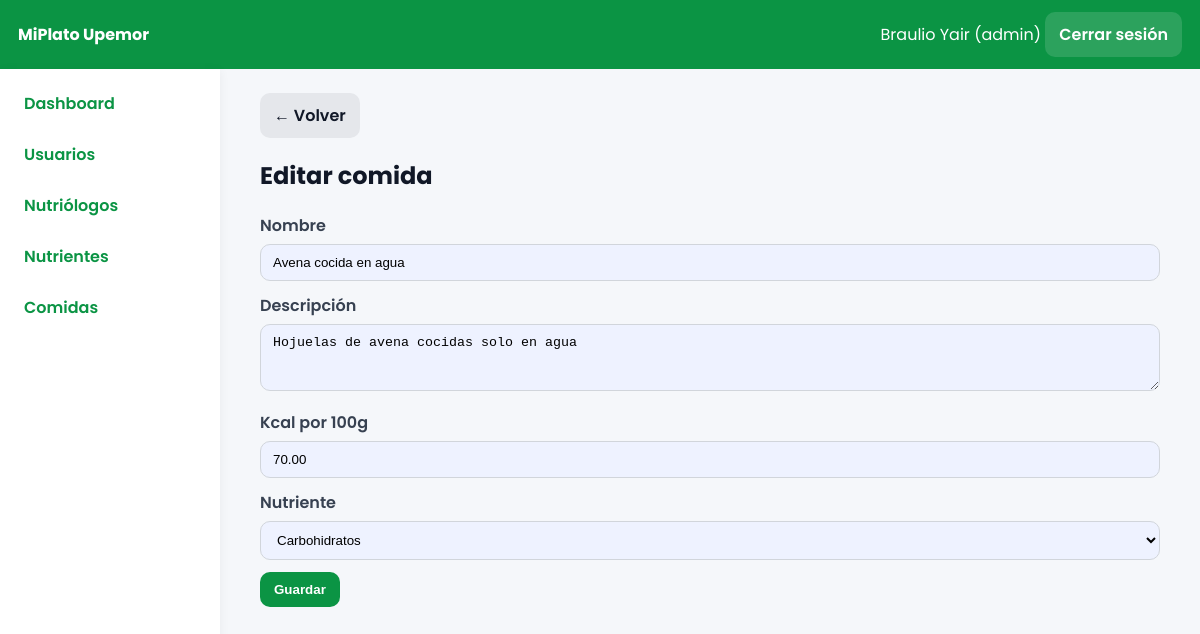
/index.php?controller=admin&action=comidaForm&id=21 (signed in), run on the app's committed database.
### tables this page shows
CREATE TABLE `comidas` (
  `id_comida` int(11) NOT NULL AUTO_INCREMENT,
  `nombre` varchar(150) NOT NULL,
  `descripcion` text DEFAULT NULL,
  `calorias_por_100g` decimal(7,2) NOT NULL DEFAULT 0.00,
  `id_nutriente` int(11) DEFAULT NULL,
  PRIMARY KEY (`id_comida`),
  KEY `comidas_ibfk_nutriente` (`id_nutriente`),
  CONSTRAINT `comidas_ibfk_nutriente` FOREIGN KEY (`id_nutriente`) REFERENCES `nutrientes` (`id_nutriente`) ON DELETE SET NULL ON UPDATE CASCADE
);

CREATE TABLE `nutrientes` (
  `id_nutriente` int(11) NOT NULL AUTO_INCREMENT,
  `nombre` varchar(120) NOT NULL,
  `calorias_por_gramo` decimal(6,2) NOT NULL DEFAULT 0.00,
  `unidad_medida` varchar(30) NOT NULL DEFAULT 'g',
  `tipo` varchar(60) NOT NULL DEFAULT 'macronutriente',
  PRIMARY KEY (`id_nutriente`)
);

### app/core/Controller.php (called while the page is built, shortened)
<?php
class Controller{
protected function view($file,$data=[]){$view=$file;extract($data);include __DIR__.'/../views/layout.php';}
protected function partial($file,$data=[]){extract($data);include __DIR__.'/../views/'.$file.'.php';}
}

### app/controllers/AdminController.php (called while the page is built, shortened)
<?php
require_once __DIR__.'/../models/User.php';require_once __DIR__.'/../models/Nutriente.php';require_once __DIR__.'/../models/Comida.php';require_once __DIR__.'/../models/EstudianteDetalle.php';
class AdminController extends Controller{
public function comidaForm()
{
    $id = $_GET['id'] ?? null;
    $c  = $id ? (new Comida())->find($id) : null;
    $nutrientes = (new Nutriente())->all();
    $this->view('admin/comidas/form', compact('c', 'nutrientes'));
}
}

### app/core/Router.php (called while the page is built)
<?php
class Router{public static function dispatch(){$c=$_GET['controller']??'auth';$a=$_GET['action']??'login';$cn=ucfirst($c).'Controller';$f=__DIR__.'/../controllers/'.$cn.'.php';if(!file_exists($f)){http_response_code(404);echo'Controller not found';exit;}require_once $f; if(!class_exists($cn)){echo'Class not found';exit;} $o=new $cn(); if(!method_exists($o,$a)){echo'Action not found';exit;} $o->$a();}}

### index.php (called while the page is built, shortened)
<?php
require __DIR__.'/app/core/Controller.php';
require __DIR__.'/app/core/Model.php';
require __DIR__.'/app/core/Database.php';
require __DIR__.'/app/core/Router.php';
Router::dispatch();

### app/core/Database.php (called while the page is built)
<?php
class Database{private static $c=null;public static function getConnection(){if(self::$c===null){$dsn='mysql:host='.DB_HOST.';dbname='.DB_NAME.';charset=utf8mb4';self::$c=new PDO($dsn,DB_USER,DB_PASS,[PDO::ATTR_ERRMODE=>PDO::ERRMODE_EXCEPTION,PDO::ATTR_DEFAULT_FETCH_MODE=>PDO::FETCH_ASSOC]);}return self::$c;}}

### app/core/Model.php (called while the page is built)
<?php class Model{protected $db;function __construct(){ $this->db=Database::getConnection();}}

### app/models/Comida.php (called while the page is built, shortened)
<?php
class Comida extends Model
{
    public function find($id_comida)
    {
        $sql = "SELECT c.id_comida, c.nombre, c.descripcion, c.calorias_por_100g, c.id_nutriente, n.nombre AS nutriente
                FROM comidas c
                LEFT JOIN nutrientes n ON c.id_nutriente = n.id_nutriente
                WHERE c.id_comida = ?";
        $st = $this->db->prepare($sql);
        $st->execute([$id_comida]);
        return $st->fetch();
    }
}

### app/models/Nutriente.php (called while the page is built, shortened)
<?php
class Nutriente extends Model
{
    public function all()
    {
        $sql = "SELECT id_nutriente, nombre, calorias_por_gramo, unidad_medida, tipo
                FROM nutrientes
                ORDER BY id_nutriente DESC";
        return $this->db->query($sql)->fetchAll();
    }
}

### app/views/admin/comidas/form.php (the view, shortened to what this page needs)
<a class='btn' href='index.php?controller=admin&action=comidas'>← Volver</a>
<h2><?= isset($c) ? 'Editar' : 'Nueva' ?> comida</h2>
<form method='POST' action='index.php?controller=admin&action=comidaSave'>
  <label class='form-label'>Nombre</label>
  <input class='form-control' name='nombre'
         value='<?= $c['nombre'] ?? '' ?>' required>
  <label class='form-label'>Descripción</label>
  <textarea class='form-control' name='descripcion' rows='3'><?= $c['descripcion'] ?? '' ?></textarea>
  <label class='form-label'>Kcal por 100g</label>
  <input class='form-control' type='number' step='0.01' min='0'
         name='calorias_por_100g'
         value='<?= $c['calorias_por_100g'] ?? '0' ?>' required>
  <label class='form-label'>Nutriente</label>
  <select class='form-control' name='id_nutriente'>
    <?php foreach ($nutrientes as $n): ?>
      <option value='<?= $n['id_nutriente'] ?>'
        <?= isset($c) && $c['id_nutriente'] == $n['id_nutriente'] ? 'selected' : '' ?>>
        <?= htmlspecialchars($n['nombre']) ?>
      </option>
    <?php endforeach; ?>
  </select>
  <button class='btn primary mt-12' type='submit'>Guardar</button>
</form>

### public/css/app.css (style rules this page uses)
* { box-sizing:border-box }
body { font-family:'Poppins',system-ui,Segoe UI,Roboto,Arial,sans-serif;background:#f5f7fa;margin:0;color:#111827 }
.form-label { display:block;text-align:left;margin:12px 0 6px;font-weight:600;color:#374151 }
.form-control { width:100%;border:1px solid #d1d5db;border-radius:10px;padding:10px 12px;background:#eef2ff }
.mt-12 { margin-top:12px }
.btn { display:inline-block;padding:10px 14px;border-radius:10px;border:0;background:#e5e7eb;text-decoration:none;color:#111827;font-weight:600 }
.btn.primary { background:#0b9444;color:#fff }

### data on the page
comidas: nombre "Avena cocida en agua", descripcion "Hojuelas de avena cocidas solo en agua", calorias_por_100g "70.00", id_nutriente "Carbohidratos"

### other printed values
$_SESSION['user']['nombre'] "Braulio Yair"
$_SESSION['user']['rol'] "admin"
